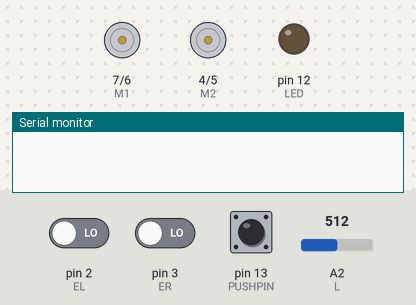
This sketch was run on a simulated Arduino Uno, built with avr-gcc and run on an emulated ATmega328P. Shown: direction and speed pins drawn as motors (green arrow = direction pin HIGH = forward, orange = LOW = backward, longer = more drive), output pins drawn as LEDs (lit = HIGH), the last lines printed to the serial monitor. The test bench sets the inputs (shaded band); at power-on: A2 (L) = 512, pin 13 (PUSHPIN) LOW, pin 2 (EL) LOW, pin 3 (ER) LOW.

Above: at 1.2 s.
1.3 s: A2 (L) set to 960
2.8 s: pin 13 (PUSHPIN) pulsed HIGH 2 times (0.12 s each, 0.3 s apart)
At 3.4 s:
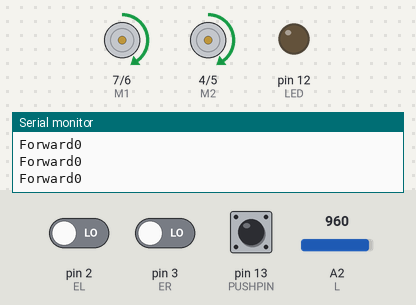
Timing chart, 0 to 5.8 s (numbered marks = the images above; inputs shaded):
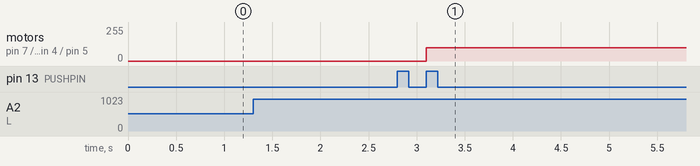

Measured:
- after the input at 2.8 s, motor on pin 7 (M1) / pin 6 (E1), motor on pin 4 (M2) / pin 5 (E2): stopped → forward 100/255 after 0.30 s

The sketch:

robot.ino
```cpp
#define M1 7
#define M2 4
#define E1 6
#define E2 5
#define L 2
#define LED 12
#define LTHRESH 1000
#define CTHRESH 1000
#define RTHRESH 1000
#define PUSHPIN 13
#define EL 2
#define ER 3

int buttonPushCounter = 0;   // counter for the number of button presses
int buttonState = 0;         // current state of the button
int lastButtonState = 0;
int count = 0;
int lt;
int rt;
int ct;
bool clicked = false;
bool motorrun = false;


int LCount = 0;
int RCount = 0;
int cur = 0;

int l;


int countEncoder() {
  if(digitalRead(EL) == 1) {
    LCount++;
  }
  if(digitalRead(ER) == 1) {
    RCount++;
  }
  return LCount;
}


void setup() {
  pinMode(M1, OUTPUT);
  pinMode(M2, OUTPUT);

  pinMode(L, INPUT);
  pinMode(LED, OUTPUT);
  pinMode(PUSHPIN, INPUT);

  Serial.begin(9600);
}

void loop() {
 buttonState = digitalRead(PUSHPIN);
 lt = analogRead(L);


//task 5
  if(motorrun){
    while (true){
       cur = countEncoder();
       Serial.println(cur);
      if(cur < 250){
        Serial.print("Forward");
          digitalWrite(M1, HIGH);
          digitalWrite(M2, HIGH);
          analogWrite(E1, 100);
          analogWrite(E2, 100);
        } else if(cur < 450){
        Serial.print("Back");
          digitalWrite(M1, LOW);
          digitalWrite(M2, LOW);
          analogWrite(E1, 100);
          analogWrite(E2, 100);
      }else if(cur < 525){
        Serial.print("spin");
          digitalWrite(M1, HIGH);
          digitalWrite(M2, LOW);
          analogWrite(E1, 100);
          analogWrite(E2, 100);
      }else{
        analogWrite(E1, 0);
        analogWrite(E2, 0);
        Serial.print("cleanup");
        motorrun = false;
        LCount = 0;
        RCount = 0;
        cur = 0;
        break;
      }
    }
  }


//task 3
  if(lt >= 950) {
    analogWrite(E1, 0);
    analogWrite(E2, 0);
  }


// task 4
  digitalWrite(LED, l == 1 ? HIGH : LOW);

  // compare the buttonState to its previous state
  if (buttonState != lastButtonState) {
    // if the state has changed, increment the counter
    if (buttonState == HIGH) {
      // if the current state is HIGH then the button went from off to on:
      buttonPushCounter++;
    } else {
      // if the current state is LOW then the button went from on to off:    }
    // Delay a little bit to avoid bouncing
    delay(50);
  }
  // save the current state as the last state, for next time through the loop
  lastButtonState = buttonState;


  // turns on the LED every four button pushes by checking the modulo of the
  // button push counter. the modulo function gives you the remainder of the
  // division of two numbers:
  if (buttonPushCounter % 2 == 0) {

    // task 1
    motorrun = true;

    /*digitalWrite(M1, HIGH);
    digitalWrite(M2, HIGH);
    analogWrite(E1, 100);
    analogWrite(E2, 100);*/

  } else {
     analogWrite(E1, 0);
    analogWrite(E2, 0);
      }
  }
}
```
